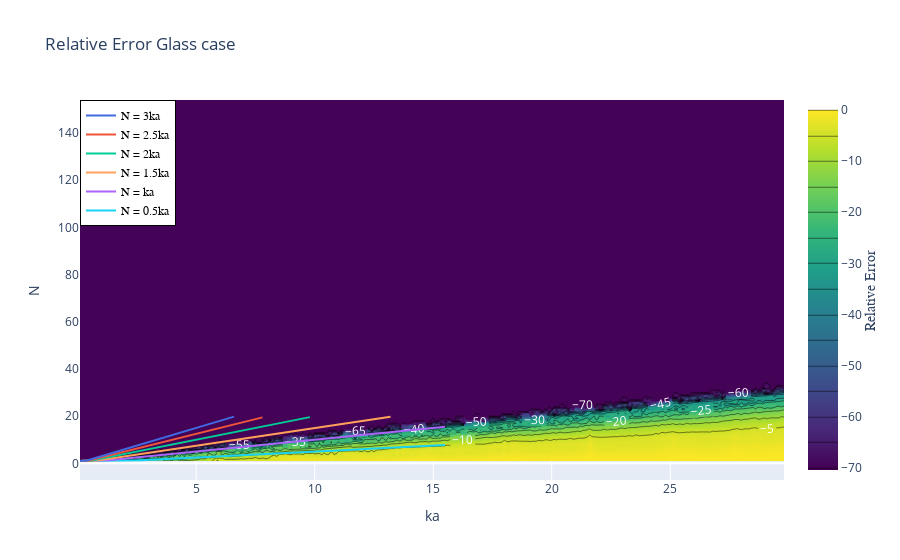

Write notebook code for a chart like this one.
### Code cell
# z_prepared = np.transpose(np.array(logarifmic_relative_error_glass))

# colorscale = [[0, 'mediumturquoise'], [0.5, 'lightsalmon'], [1, 'gold']]
# fig = go.Figure(data =
#     go.Contour(
#         z=z_prepared,
#         x=ka_array,
#         y=N_array,
#         contours=dict(
#             coloring ='heatmap',
#             showlabels = True,
#             labelfont = dict(
#                 size = 12,
#                 color = 'white',
#             )
#         ),
#         colorscale="Viridis",
#     colorbar=dict(
#             title='Relative Error',
#             titleside='right',
#             titlefont=dict(
#                 size=14,
#                 family='Arial, sans-serif')
#         )))
# fig.update_layout(title = 'Relative Error Glass case')
# fig.update_xaxes(title = 'ka')
# fig.update_yaxes(title = 'N')
# fig.add_trace(go.Scatter(y=y_05_right, x=x_05, mode="lines", name="N = 0.5ka", line=dict(color="#19D3F3", width=2)))
# fig.add_trace(go.Scatter(y=y_10_right, x=x_10, mode="lines", name="N = ka", line=dict(color="#AB63FA", width=2)))
# fig.add_trace(go.Scatter(y=y_15_right, x=x_15, mode="lines", name="N = 1.5ka", line=dict(color="#FFA15A", width=2)))
# fig.add_trace(go.Scatter(y=y_20_right, x=x_20, mode="lines", name="N = 2ka", line=dict(color="#00CC96", width=2)))
# # fig.add_trace(go.Scatter(y=y_25_right, x=x_25, mode="lines", name="N = 2.5ka", line=dict(color="#EF553B", width=2)))
# # fig.add_trace(go.Scatter(y=y_30_right, x=x_30, mode="lines", name="N = 3ka", line=dict(color='royalblue', width=2)))
# fig.update_layout(
#     legend=dict(
#         x=0,
#         y=1,
#         traceorder="reversed",
#         title_font_family="Times New Roman",
#         font=dict(
#             family="Courier",
#             size=12,
#             color="black"
#         ),
#         bgcolor="White",
#         bordercolor="black",
#         borderwidth=1
#     )
# )
# fig.show()

### Figure 1 — Plotly figure (JSON) as saved in the notebook; plotly's stock layout.template omitted (floating-point values rounded to 4 significant figures; data arrays with more than 128 entries replaced by an {"elided": "..."} marker saying what was removed)
{"data": [{"colorbar": {"title": {"font": {"family": "Arial, sans-serif", "size": 14}, "side": "right", "text": "Relative Error"}}, "colorscale": [[0, "#440154"], [0.1111, "#482878"], [0.2222, "#3e4989"], [0.3333, "#31688e"], [0.4444, "#26828e"], [0.5556, "#1f9e89"], [0.6667, "#35b779"], [0.7778, "#6ece58"], [0.8889, "#b5de2b"], [1, "#fde725"]], "contours": {"coloring": "heatmap", "labelfont": {"color": "white", "size": 12}, "showlabels": true}, "type": "contour", "x": {"elided": "298 float values"}, "y": {"elided": "154 int values"}, "z": {"elided": "154x298 float values"}}, {"line": {"color": "#19D3F3", "width": 2}, "mode": "lines", "name": "N = 0.5ka", "type": "scatter", "x": {"elided": "155 float values"}, "y": {"elided": "155 float values"}}, {"line": {"color": "#AB63FA", "width": 2}, "mode": "lines", "name": "N = ka", "type": "scatter", "x": {"elided": "155 float values"}, "y": {"elided": "155 float values"}}, {"line": {"color": "#FFA15A", "width": 2}, "mode": "lines", "name": "N = 1.5ka", "type": "scatter", "x": {"elided": "132 float values"}, "y": {"elided": "132 float values"}}, {"line": {"color": "#00CC96", "width": 2}, "mode": "lines", "name": "N = 2ka", "type": "scatter", "x": [0.1, 0.2, 0.3, 0.4, 0.5, 0.6, 0.7, 0.8, 0.9, 1, 1.1, 1.2, 1.3, 1.4, 1.5, 1.6, 1.7, 1.8, 1.9, 2, 2.1, 2.2, 2.3, 2.4, 2.5, 2.6, 2.7, 2.8, 2.9, 3.0, 3.1, 3.2, 3.3, 3.4, 3.5, 3.6, 3.7, 3.8, 3.9, 4, 4.1, 4.2, 4.3, 4.4, 4.5, 4.6, 4.7, 4.8, 4.9, 5, 5.1, 5.2, 5.3, 5.4, 5.5, 5.6, 5.7, 5.8, 5.9, 6, 6.1, 6.2, 6.3, 6.4, 6.5, 6.6, 6.7, 6.8, 6.9, 7, 7.1, 7.2, 7.3, 7.4, 7.5, 7.6, 7.7, 7.8, 7.9, 8, 8.1, 8.2, 8.3, 8.4, 8.5, 8.6, 8.7, 8.8, 8.9, 9, 9.1, 9.2, 9.3, 9.4, 9.5, 9.6, 9.7, 9.8], "y": [1, 1, 1, 1, 1, 1.2, 1.4, 1.6, 1.8, 2, 2.2, 2.4, 2.6, 2.8, 3.0, 3.2, 3.4, 3.6, 3.8, 4, 4.2, 4.4, 4.6, 4.8, 5.0, 5.2, 5.4, 5.6, 5.8, 6.0, 6.2, 6.4, 6.6, 6.8, 7.0, 7.2, 7.4, 7.6, 7.8, 8, 8.2, 8.4, 8.6, 8.8, 9, 9.2, 9.4, 9.6, 9.8, 10, 10.2, 10.4, 10.6, 10.8, 11, 11.2, 11.4, 11.6, 11.8, 12, 12.2, 12.4, 12.6, 12.8, 13, 13.2, 13.4, 13.6, 13.8, 14, 14.2, 14.4, 14.6, 14.8, 15, 15.2, 15.4, 15.6, 15.8, 16, 16.2, 16.4, 16.6, 16.8, 17, 17.2, 17.4, 17.6, 17.8, 18, 18.2, 18.4, 18.6, 18.8, 19, 19.2, 19.4, 19.6]}, {"line": {"color": "#EF553B", "width": 2}, "mode": "lines", "name": "N = 2.5ka", "type": "scatter", "x": [0.1, 0.2, 0.3, 0.4, 0.5, 0.6, 0.7, 0.8, 0.9, 1, 1.1, 1.2, 1.3, 1.4, 1.5, 1.6, 1.7, 1.8, 1.9, 2, 2.1, 2.2, 2.3, 2.4, 2.5, 2.6, 2.7, 2.8, 2.9, 3.0, 3.1, 3.2, 3.3, 3.4, 3.5, 3.6, 3.7, 3.8, 3.9, 4, 4.1, 4.2, 4.3, 4.4, 4.5, 4.6, 4.7, 4.8, 4.9, 5, 5.1, 5.2, 5.3, 5.4, 5.5, 5.6, 5.7, 5.8, 5.9, 6, 6.1, 6.2, 6.3, 6.4, 6.5, 6.6, 6.7, 6.8, 6.9, 7, 7.1, 7.2, 7.3, 7.4, 7.5, 7.6, 7.7, 7.8], "y": [1, 1, 1, 1, 1.25, 1.5, 1.75, 2, 2.25, 2.5, 2.75, 3.0, 3.25, 3.5, 3.75, 4, 4.25, 4.5, 4.75, 5, 5.25, 5.5, 5.75, 6.0, 6.25, 6.5, 6.75, 7.0, 7.25, 7.5, 7.75, 8, 8.25, 8.5, 8.75, 9, 9.25, 9.5, 9.75, 10, 10.25, 10.5, 10.75, 11.0, 11.25, 11.5, 11.75, 12, 12.25, 12.5, 12.75, 13, 13.25, 13.5, 13.75, 14, 14.25, 14.5, 14.75, 15, 15.25, 15.5, 15.75, 16, 16.25, 16.5, 16.75, 17, 17.25, 17.5, 17.75, 18, 18.25, 18.5, 18.75, 19, 19.25, 19.5]}, {"line": {"color": "royalblue", "width": 2}, "mode": "lines", "name": "N = 3ka", "type": "scatter", "x": [0.1, 0.2, 0.3, 0.4, 0.5, 0.6, 0.7, 0.8, 0.9, 1, 1.1, 1.2, 1.3, 1.4, 1.5, 1.6, 1.7, 1.8, 1.9, 2, 2.1, 2.2, 2.3, 2.4, 2.5, 2.6, 2.7, 2.8, 2.9, 3.0, 3.1, 3.2, 3.3, 3.4, 3.5, 3.6, 3.7, 3.8, 3.9, 4, 4.1, 4.2, 4.3, 4.4, 4.5, 4.6, 4.7, 4.8, 4.9, 5, 5.1, 5.2, 5.3, 5.4, 5.5, 5.6, 5.7, 5.8, 5.9, 6, 6.1, 6.2, 6.3, 6.4, 6.5, 6.6], "y": [1, 1, 1, 1.2, 1.5, 1.8, 2.1, 2.4, 2.7, 3, 3.3, 3.6, 3.9, 4.2, 4.5, 4.8, 5.1, 5.4, 5.7, 6, 6.3, 6.6, 6.9, 7.2, 7.5, 7.8, 8.1, 8.4, 8.7, 9.0, 9.3, 9.6, 9.9, 10.2, 10.5, 10.8, 11.1, 11.4, 11.7, 12, 12.3, 12.6, 12.9, 13.2, 13.5, 13.8, 14.1, 14.4, 14.7, 15, 15.3, 15.6, 15.9, 16.2, 16.5, 16.8, 17.1, 17.4, 17.7, 18, 18.3, 18.6, 18.9, 19.2, 19.5, 19.8]}], "layout": {"legend": {"bgcolor": "White", "bordercolor": "black", "borderwidth": 1, "font": {"color": "black", "family": "Courier", "size": 12}, "title": {"font": {"family": "Times New Roman"}}, "traceorder": "reversed", "x": 0, "y": 1}, "title": {"text": "Relative Error Glass case"}, "xaxis": {"title": {"text": "ka"}}, "yaxis": {"title": {"text": "N"}}}}
